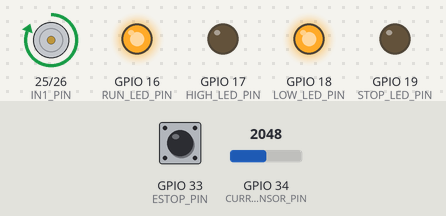
Recording of a program running on a simulated ESP32. On the bench: motor-driver pin pairs drawn as motors (green arrow = first pin HIGH = forward, orange = second pin HIGH = backward, longer = more drive, scaled by the enable pin), output pins drawn as LEDs (lit = HIGH). The inputs (shaded band) are chosen by the test bench; at power-on: GPIO 34 (CURRENT_SENSOR_PIN) = 2048, GPIO 33 (ESTOP_PIN) HIGH. What the program prints to the serial monitor is not drawn.

Above: at 1.2 s.
1.3 s: GPIO 34 (CURRENT_SENSOR_PIN) set to 3093
2.8 s: GPIO 34 (CURRENT_SENSOR_PIN) set to 3192
At 3.4 s:
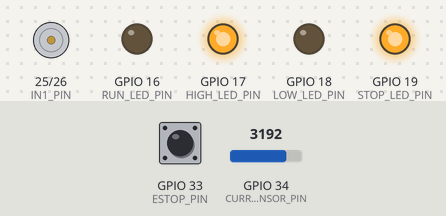
4.3 s: GPIO 34 (CURRENT_SENSOR_PIN) set to 2866
At 5.4 s:
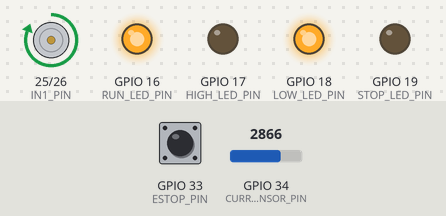
5.9 s: GPIO 33 (ESTOP_PIN) pulled LOW for 0.15 s
At 5.97 s:
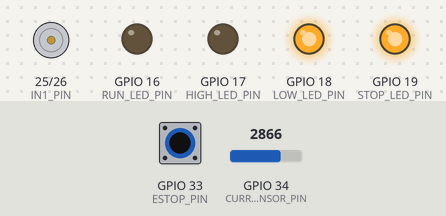
7.5 s: GPIO 33 (ESTOP_PIN) pulled LOW for 3.2 s
At 11.4 s:
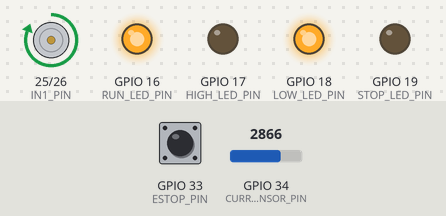
Timing chart, 0 to 12.9 s (numbered marks = the images above; inputs shaded):
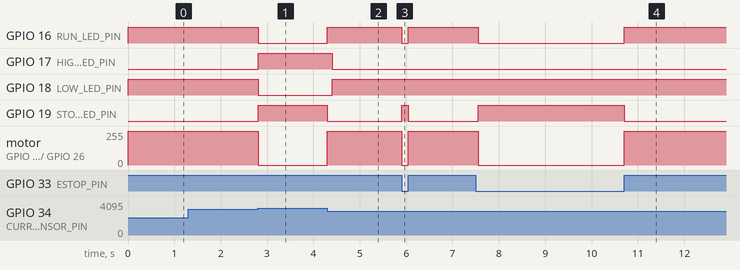

The program:

main.cpp
```cpp
#include <Arduino.h>
#include "config.h"
#include "CurrentSensor.h"
#include "L298N.h"

L298N motor(IN1_PIN, IN2_PIN, ENA_PIN);

void setup()
{
    Serial.begin(115200);

    CurrentSensor_Init(CURRENT_SENSOR_PIN, 0.066);

    motor.begin();

    pinMode(ESTOP_PIN, INPUT_PULLUP);

    pinMode(RUN_LED_PIN, OUTPUT);
    pinMode(STOP_LED_PIN, OUTPUT);
    pinMode(HIGH_LED_PIN, OUTPUT);
    pinMode(LOW_LED_PIN, OUTPUT);

    digitalWrite(RUN_LED_PIN, LOW);
    digitalWrite(STOP_LED_PIN, HIGH);
    digitalWrite(HIGH_LED_PIN, LOW);
    digitalWrite(LOW_LED_PIN, LOW);
}


void loop()
{
     float current = CurrentSensor_ReadAmps();

    Serial.print("Current = ");
    Serial.print(current);
    Serial.println(" A");

  if (CurrentSensor_IsOvercurrent(CURRENT_LIMIT))
    {
        motor.brake();

        digitalWrite(HIGH_LED_PIN, HIGH);
        digitalWrite(LOW_LED_PIN, LOW);

        digitalWrite(RUN_LED_PIN, LOW);
        digitalWrite(STOP_LED_PIN, HIGH);

        return;
    }

    if (digitalRead(ESTOP_PIN) == LOW)
{
    motor.stop();

    digitalWrite(RUN_LED_PIN, LOW);
    digitalWrite(STOP_LED_PIN, HIGH);

    return;
}
        motor.forward(DEFAULT_SPEED);

          digitalWrite(RUN_LED_PIN, HIGH);
          digitalWrite(STOP_LED_PIN, LOW);


    if(current < CURRENT_LIMIT)
     {
        digitalWrite(LOW_LED_PIN, HIGH);
        digitalWrite(HIGH_LED_PIN, LOW);
    }
    else
    {
        digitalWrite(LOW_LED_PIN, LOW);
        digitalWrite(HIGH_LED_PIN, HIGH);
     }
         delay(100);


}
```

CurrentSensor.h
```cpp
#ifndef CURRENT_SENSOR_H
#define CURRENT_SENSOR_H

#include "config.h"

void CurrentSensor_Init(int pin , float sensitivity);

float CurrentSensor_ReadAmps();

bool CurrentSensor_IsOvercurrent(float threshold);

#endif
```

L298N.h
```cpp
#ifndef L298N_H
#define L298N_H

#include "config.h"

class L298N
{
private:
    int in1Pin;
    int in2Pin;
    int enaPin;

public:
    L298N(int in1, int in2, int ena);

    void begin();

    void forward(int speed);

    void reverse(int speed);

    void stop();

    void brake();
};

#endif
```

CurrentSensor.cpp
```cpp
#include <Arduino.h>
#include "CurrentSensor.h"

// Private variables
static int sensorPin;
static float sensorSensitivity;

void CurrentSensor_Init(int pin, float sensitivity)
{
    sensorPin = pin;
    sensorSensitivity = sensitivity;

    pinMode(sensorPin, INPUT);
}


float CurrentSensor_ReadAmps()
{
    int adcValue = analogRead(sensorPin);

    float voltage = (adcValue * 3.3) / 4095.0;

    const float OFFSET = 2.42;

float current = (voltage - OFFSET) / sensorSensitivity;

    return current;
}


bool CurrentSensor_IsOvercurrent(float threshold)
{
    return (CurrentSensor_ReadAmps() > threshold);
}
```

L298N.cpp
```cpp
#include <Arduino.h>
#include "L298N.h"

L298N::L298N(int in1, int in2, int ena)
{
    in1Pin = in1;
    in2Pin = in2;
    enaPin = ena;
}

void L298N::begin()
{
    pinMode(in1Pin, OUTPUT);
    pinMode(in2Pin, OUTPUT);

    ledcSetup(PWM_CHANNEL, PWM_FREQUENCY, PWM_RESOLUTION);

    ledcAttachPin(enaPin, PWM_CHANNEL);

    stop();
}

void L298N::forward(int speed)
{
    digitalWrite(in1Pin, HIGH);
    digitalWrite(in2Pin, LOW);

    ledcWrite(PWM_CHANNEL, speed);
}

void L298N::reverse(int speed)
{
    digitalWrite(in1Pin, LOW);
    digitalWrite(in2Pin, HIGH);

    ledcWrite(PWM_CHANNEL, speed);
}

void L298N::stop()
{
    digitalWrite(in1Pin, LOW);
    digitalWrite(in2Pin, LOW);

    ledcWrite(PWM_CHANNEL, 0);
}

void L298N::brake()
{
    digitalWrite(in1Pin, HIGH);
    digitalWrite(in2Pin, HIGH);

    ledcWrite(PWM_CHANNEL, 255);
}
```

config.h
```cpp
#ifndef CONFIG_H
#define CONFIG_H

// Motor Driver Pins
#define IN1_PIN 25
#define IN2_PIN 26
#define ENA_PIN 27

// Current Sensor
#define CURRENT_SENSOR_PIN 34

// Emergency Button
#define ESTOP_PIN 33

// LEDs
#define RUN_LED_PIN       16
#define STOP_LED_PIN      19
#define HIGH_LED_PIN      17
#define LOW_LED_PIN       18

#define PWM_CHANNEL       0
#define PWM_FREQUENCY     5000
#define PWM_RESOLUTION    8

#define CURRENT_LIMIT 1.5
#define DEFAULT_SPEED 255

#endif
```

Measured:
- the behaviour switches between 3125 and 3126 on GPIO 34 (CURRENT_SENSOR_PIN) (found by bisection; images 0 and 1)
- after the input at 2.8 s, GPIO 16 (RUN_LED_PIN), GPIO 18 (LOW_LED_PIN): HIGH → LOW at once; GPIO 17 (HIGH_LED_PIN), GPIO 19 (STOP_LED_PIN): LOW → HIGH at once; motor on GPIO 25 (IN1_PIN) / GPIO 26 (IN2_PIN): forward 255/255 → stopped at once
- after the input at 4.3 s, GPIO 16 (RUN_LED_PIN): LOW → HIGH at once; GPIO 17 (HIGH_LED_PIN): HIGH → LOW after 0.10 s; GPIO 18 (LOW_LED_PIN): LOW → HIGH after 0.10 s; GPIO 19 (STOP_LED_PIN): HIGH → LOW at once; motor on GPIO 25 (IN1_PIN) / GPIO 26 (IN2_PIN): stopped → forward 255/255 at once
- after the input at 5.9 s, GPIO 16 (RUN_LED_PIN): HIGH → LOW at once, → HIGH 0.14 s later; GPIO 19 (STOP_LED_PIN): LOW → HIGH at once, → LOW 0.14 s later; motor on GPIO 25 (IN1_PIN) / GPIO 26 (IN2_PIN): forward 255/255 → stopped at once, → forward 255/255 0.14 s later
- after the input at 7.5 s, GPIO 16 (RUN_LED_PIN): HIGH → LOW after 0.06 s, → HIGH 3.1 s later; GPIO 19 (STOP_LED_PIN): LOW → HIGH after 0.06 s, → LOW 3.1 s later; motor on GPIO 25 (IN1_PIN) / GPIO 26 (IN2_PIN): forward 255/255 → stopped after 0.06 s, → forward 255/255 3.1 s later
